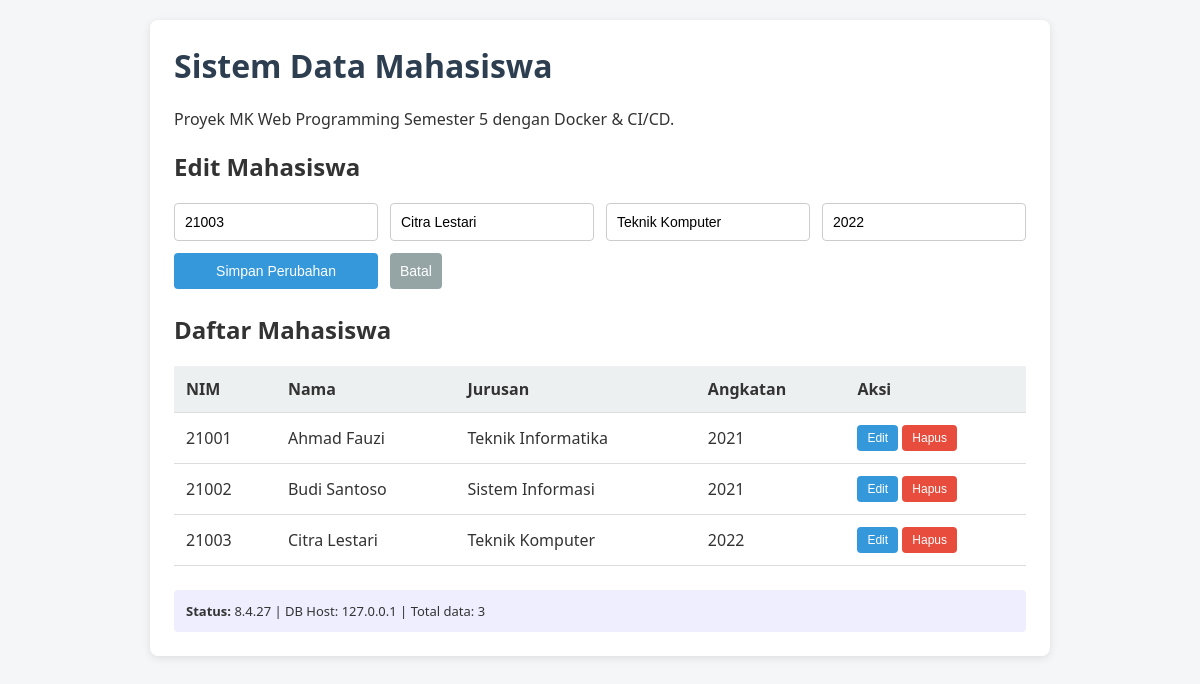
Page /?edit=3 on the committed database.
### tables this page shows
CREATE TABLE IF NOT EXISTS mahasiswa (
    id INT AUTO_INCREMENT PRIMARY KEY,
    nim VARCHAR(20) NOT NULL UNIQUE,
    nama VARCHAR(100) NOT NULL,
    jurusan VARCHAR(100) NOT NULL,
    angkatan INT NOT NULL,
    created_at TIMESTAMP DEFAULT CURRENT_TIMESTAMP,
    updated_at TIMESTAMP DEFAULT CURRENT_TIMESTAMP ON UPDATE CURRENT_TIMESTAMP
);

### index.php (the view, shortened to what this page needs)
<?php
$host = getenv('DB_HOST') ?: 'localhost';
$db   = getenv('DB_NAME') ?: 'siakad';
$user = getenv('DB_USER') ?: 'siakaduser';
$pass = getenv('DB_PASSWORD') ?: 'siakadpass';
try {
    $pdo = new PDO("mysql:host=$host;dbname=$db;charset=utf8mb4", $user, $pass, [
        PDO::ATTR_ERRMODE => PDO::ERRMODE_EXCEPTION,
        PDO::ATTR_DEFAULT_FETCH_MODE => PDO::FETCH_ASSOC,
    ]);
} catch (PDOException $e) {
    die("Koneksi database gagal: " . htmlspecialchars($e->getMessage()));
}
$edit = null;
if (isset($_GET['edit'])) {
    $stmt = $pdo->prepare("SELECT * FROM mahasiswa WHERE id=?");
    $stmt->execute([$_GET['edit']]);
    $edit = $stmt->fetch();
}
$mahasiswa = $pdo->query("SELECT * FROM mahasiswa ORDER BY created_at DESC")->fetchAll();
?>
<!DOCTYPE html>
<html lang="id">
<head>
    <link rel="stylesheet" href="assets/style.css">
</head>
<body>
<div class="container">
    <h1>Sistem Data Mahasiswa</h1>
    <p>Proyek MK Web Programming Semester 5 dengan Docker & CI/CD.</p>
    <h2><?= $edit ? 'Edit Mahasiswa' : 'Tambah Mahasiswa' ?></h2>
    <form method="POST" action="?">
        <input type="text" name="nim" placeholder="NIM" required
               value="<?= htmlspecialchars($edit['nim'] ?? '') ?>">
        <input type="text" name="nama" placeholder="Nama Lengkap" required
               value="<?= htmlspecialchars($edit['nama'] ?? '') ?>">
        <input type="text" name="jurusan" placeholder="Jurusan" required
               value="<?= htmlspecialchars($edit['jurusan'] ?? '') ?>">
        <input type="number" name="angkatan" placeholder="Angkatan" required
               value="<?= htmlspecialchars($edit['angkatan'] ?? '') ?>">
        <button type="submit"><?= $edit ? 'Simpan Perubahan' : 'Tambah' ?></button>
        <?php if ($edit): ?>
            <a href="?" class="button"><button type="button" class="secondary">Batal</button></a>
        <?php endif; ?>
    </form>
    <h2>Daftar Mahasiswa</h2>
    <table>
        <thead>
            <tr>
                <th>NIM</th>
                <th>Nama</th>
                <th>Jurusan</th>
                <th>Angkatan</th>
                <th>Aksi</th>
            </tr>
        </thead>
        <tbody>
            <?php foreach ($mahasiswa as $m): ?>
                <tr>
                    <td><?= htmlspecialchars($m['nim']) ?></td>
                    <td><?= htmlspecialchars($m['nama']) ?></td>
                    <td><?= htmlspecialchars($m['jurusan']) ?></td>
                    <td><?= htmlspecialchars($m['angkatan']) ?></td>
                    <td class="actions">
                        <a href="?edit=<?= $m['id'] ?>"><button>Edit</button></a>
                        <form method="POST" action="?" onsubmit="return confirm('Yakin ingin menghapus?');">
                            <button type="submit" class="danger">Hapus</button>
                        </form>
                    </td>
                </tr>
            <?php endforeach; ?>
        </tbody>
    </table>
    <div class="status">
        <strong>Status:</strong> <?= phpversion() ?> | DB Host: <?= htmlspecialchars($host) ?> | Total data: <?= count($mahasiswa) ?>
    </div>
</div>
</body>
</html>

### assets/style.css (style rules this page uses)
* { box-sizing: border-box; }
body { font-family: 'Segoe UI', Tahoma, Geneva, Verdana, sans-serif; background: #f4f6f8; color: #333; margin: 0; padding: 20px; }
.container { max-width: 900px; margin: 0 auto; background: #fff; padding: 24px; border-radius: 8px; box-shadow: 0 2px 8px rgba(0,0,0,0.1); }
h1 { margin-top: 0; color: #2c3e50; }
form { display: grid; grid-template-columns: repeat(auto-fit, minmax(180px, 1fr)); gap: 12px; margin-bottom: 24px; }
input, button { padding: 10px; border: 1px solid #ccc; border-radius: 4px; font-size: 14px; }
button { background: #3498db; color: #fff; border: none; cursor: pointer; }
button.secondary { background: #95a5a6; }
button.danger { background: #e74c3c; }
table { width: 100%; border-collapse: collapse; margin-top: 12px; }
th, td { padding: 12px; border-bottom: 1px solid #ddd; text-align: left; }
th { background: #ecf0f1; }
.actions form { display: inline; margin: 0; }
.actions button { padding: 6px 10px; font-size: 12px; }
.status { margin-top: 24px; padding: 12px; background: #eef; border-radius: 4px; font-size: 13px; }

### rows in the picture
mahasiswa: nim "21003", nama "Citra Lestari", jurusan "Teknik Komputer", angkatan "2022"
mahasiswa: nim "21001", nama "Ahmad Fauzi", jurusan "Teknik Informatika", angkatan "2021"
mahasiswa: nim "21002", nama "Budi Santoso", jurusan "Sistem Informasi", angkatan "2021"

### other values in the picture
phpversion() "8.4.27"
$host "127.0.0.1"
count($mahasiswa) "3"
